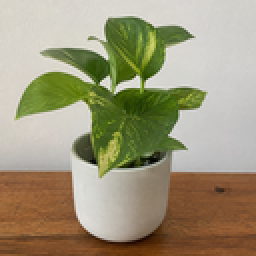
#> input picture images/test.png, 128 x 128 px, found by its file name (shown 2 times larger)
$ python encryption_difference_test.py
#> lines starting #> are read from the running program, lines starting #| are printed output that depends on the picture; pictures that were not available may be replaced by others from this repository, and a replacement may not be noted
from PIL import Image
import numpy as np


original = np.asarray(
    Image.open(
        "images/test.png"
    ).convert("L"),
    dtype=np.uint8
)
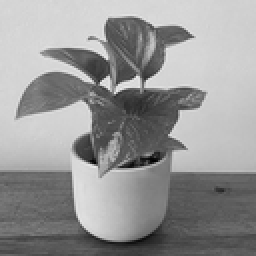
#> original: shape (128, 128) (shown 2 times larger); min 0, max 234, mean 150.1

encrypted = np.asarray(
    Image.open(
        "results/encrypted.png"
    ).convert("L"),
    dtype=np.uint8
)
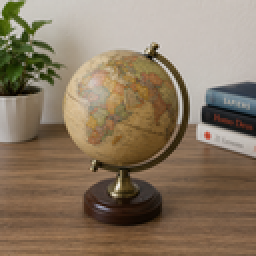
#> input picture images/test2.png, 128 x 128 px, given in place of encrypted.png, which was not available (shown 2 times larger)
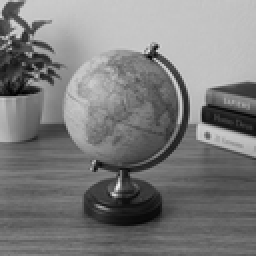
#> encrypted: shape (128, 128) (shown 2 times larger); min 0, max 233, mean 123.9


difference = np.abs(
    original.astype(np.int16)
    -
    encrypted.astype(np.int16)
)
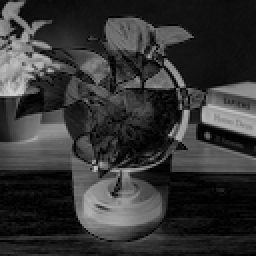
#> difference: shape (128, 128) int16 (shown 2 times larger); min 0, max 209, mean 52.6


changed_pixels = np.count_nonzero(
    original != encrypted
)
#> changed_pixels = 16255

total_pixels = original.size
#> total_pixels = 16384

change_percentage = (
    changed_pixels
    / total_pixels
) * 100
#> change_percentage = 99.21


print("Total pixels:")
print(total_pixels)
#| 16384

print("\nChanged pixels:")
print(changed_pixels)
#| 16255

print("\nChanged pixel percentage:")
print(
    f"{change_percentage:.2f}%"
)
#| 99.21%

print("\nMaximum difference:")
print(difference.max())
#| 209
